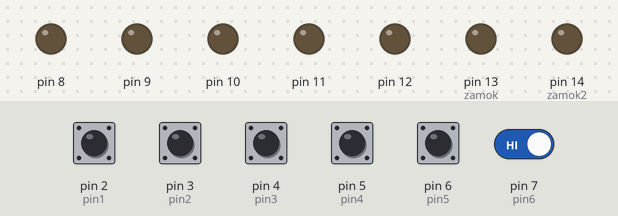
Bench run of a sketch on a simulated Arduino Uno, built with avr-gcc and run on an emulated ATmega328P. Parts: output pins drawn as LEDs (lit = HIGH). The test bench sets the inputs (shaded band); at power-on: pin 2 (pin1), pin 3 (pin2), pin 4 (pin3), pin 5 (pin4), pin 6 (pin5), pin 7 (pin6) HIGH. The audio player accepts every command and is not drawn.

Above: at 1.7 s.
1.8 s: pin 2 (pin1) pulled LOW for 0.15 s
At 3.0 s:
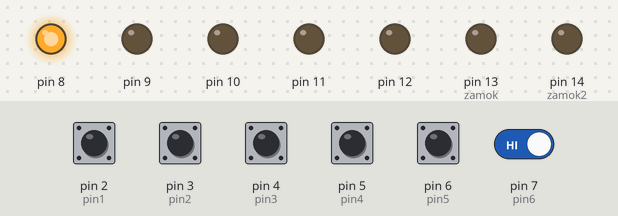
3.4 s: pin 3 (pin2) pulled LOW for 0.15 s
At 4.5 s:
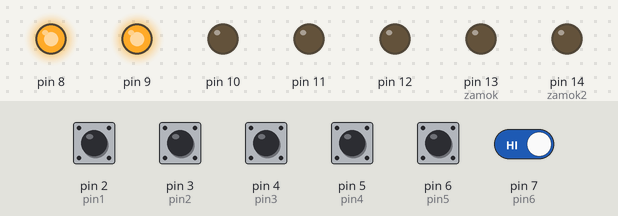
5.0 s: pin 4 (pin3) pulled LOW for 0.15 s
At 5.7 s:
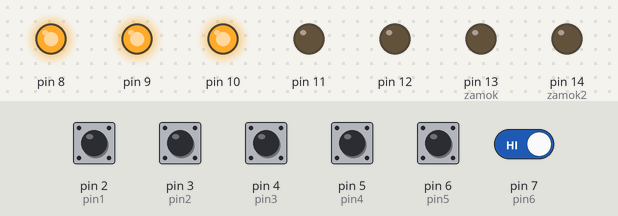
6.6 s: pin 5 (pin4) pulled LOW for 0.15 s
At 7.8 s:
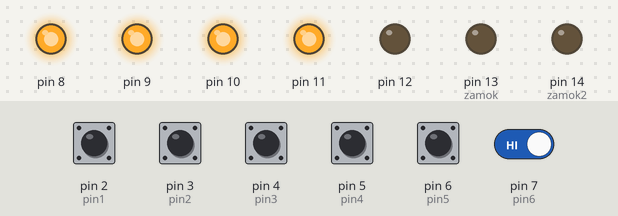
8.2 s: pin 6 (pin5) pulled LOW for 0.15 s
At 9.3 s:
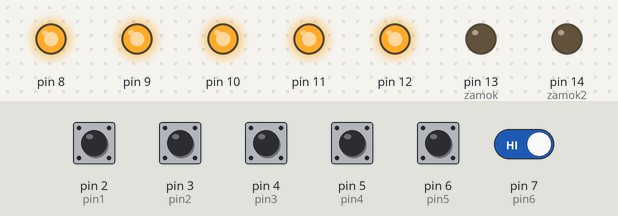
9.8 s: pin 7 (pin6) driven LOW
At 10.5 s:
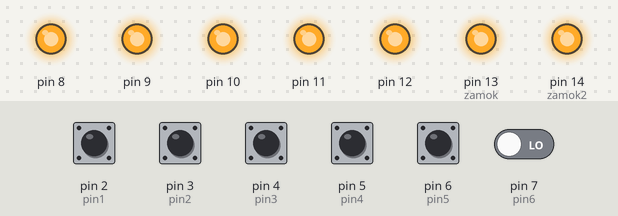
Timing chart, 0 to 21.3 s (numbered marks = the images above; inputs shaded):
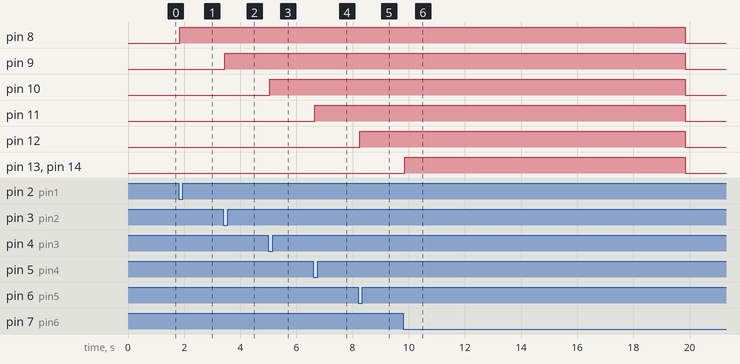

Measured:
- after the input at 1.8 s, pin 8: LOW → HIGH after 0.05 s
- after the input at 3.4 s, pin 9: LOW → HIGH after 0.05 s
- after the input at 5.0 s, pin 10: LOW → HIGH after 0.05 s
- after the input at 6.6 s, pin 11: LOW → HIGH after 0.05 s
- after the input at 8.2 s, pin 12: LOW → HIGH after 0.05 s
- after the input at 9.8 s, pin 8–12: HIGH → LOW after 10.1 s; pin 13 (zamok), pin 14 (zamok2): LOW → HIGH after 0.05 s, → LOW 10.0 s later

The sketch:

piano_UNO.ino
```cpp
#include <DFPlayer_Mini_Mp3.h>

#define DS 50

int zamok = 13;
int zamok2 = 14;
int pin1 = 2;
int pin2 = 3;
int pin3 = 4;
int pin4 = 5;
int pin5 = 6;
int pin6 = 7;


#define Password_Lenght 7

char Master[Password_Lenght] = "123456"; //caracter
char Data[Password_Lenght];
byte data_count = 0, master_count = 0;
bool Pass_is_good;

boolean kl1 = HIGH;
boolean kl2 = HIGH;
boolean kl3 = HIGH;
boolean kl4 = HIGH;
boolean kl5 = HIGH;
boolean kl6 = HIGH;

boolean lei_uno = true;


void setup() {
  Serial.begin (9600);
  mp3_set_serial (Serial);
  delay(500);
  mp3_set_volume (15);
  pinMode(pin1, INPUT);
  pinMode(pin2, INPUT);
  pinMode(pin3, INPUT);
  pinMode(pin4, INPUT);
  pinMode(pin5, INPUT);
  digitalWrite(pin1, HIGH);
  digitalWrite(pin2, HIGH);
  digitalWrite(pin3, HIGH);
  digitalWrite(pin4, HIGH);
  digitalWrite(pin5, HIGH);
  pinMode(8, OUTPUT);
  pinMode(9, OUTPUT);
  pinMode(10, OUTPUT);
  pinMode(11, OUTPUT);
  pinMode(12, OUTPUT);
  pinMode(zamok, OUTPUT);
  digitalWrite(zamok, LOW);
  pinMode(zamok2, OUTPUT);
  digitalWrite(zamok2, LOW);
  digitalWrite(8, LOW);
  digitalWrite(9, LOW);
  digitalWrite(10, LOW);
  digitalWrite(11, LOW);
  digitalWrite(12, LOW);
}

void loop() {

  if (digitalRead(pin1) != kl1) {
    delay(DS);
    kl1 = digitalRead(pin1);
    if (kl1 == HIGH) {
      //mp3_stop ();
    } else {
      if(data_count < Password_Lenght - 1 && lei_uno){
        Data[data_count] = '1'; // store char into data array
        //Serial.print(Data);
        data_count++;
        mp3_play (1);lei_uno = false;
      }
    }
  }

  if (digitalRead(pin2) != kl2) {
    delay(DS);
    kl2 = digitalRead(pin2);
    if (kl2 == HIGH) {
      //mp3_stop ();
    } else {
      if(data_count < Password_Lenght - 1 && lei_uno){
        Data[data_count] = '2'; // store char into data array
       // Serial.print(Data);
        data_count++;
        mp3_play (2);lei_uno = false;
      }
    }
  }

  if (digitalRead(pin3) != kl3) {
    delay(DS);
    kl3 = digitalRead(pin3);
    if (kl3 == HIGH) {
      //mp3_stop ();
    } else {
      if(data_count < Password_Lenght - 1 && lei_uno){
        Data[data_count] = '3'; // store char into data array
        //Serial.print(Data);
        data_count++;
        mp3_play (3);lei_uno = false;
      }
    }
  }

  if (digitalRead(pin4) != kl4) {
    delay(DS);
    kl4 = digitalRead(pin4);
    if (kl4 == HIGH) {
      //mp3_stop ();
    } else {
      if(data_count < Password_Lenght - 1 && lei_uno){
        Data[data_count] = '4'; // store char into data array
       // Serial.print(Data);
        data_count++;
        mp3_play (4);lei_uno = false;
      }
    }
  }

  if (digitalRead(pin5) != kl5) {
    delay(DS);
    kl5 = digitalRead(pin5);
    if (kl5 == HIGH) {
    //  mp3_stop ();
    } else {
      if(data_count < Password_Lenght - 1 && lei_uno){
        Data[data_count] = '5'; // store char into data array
        //Serial.print(Data);
        data_count++;
        mp3_play (5);lei_uno = false;
      }
    }
  }

  if (digitalRead(pin6) != kl6) {
    delay(DS);
    kl6 = digitalRead(pin6);
    if (kl6 == HIGH) {
  //    mp3_stop ();
    } else {
      if(data_count < Password_Lenght - 1 && lei_uno){
        Data[data_count] = '6'; // store char into data array
        //Serial.print(Data);
        data_count++;
        mp3_play (6);lei_uno = false;
      }
    }
  }

  if (data_count == 1 && Data[0] != '1') {
    clearData();
  }
  if (data_count == 2 && Data[1] != '2') {
    clearData();
  }
  if (data_count == 3 && Data[2] != '3') {
    clearData();
  }
  if (data_count == 4 && Data[3] != '4') {
    clearData();
  }
  if (data_count == 5 && Data[4] != '5') {
    clearData();
  }

  if (data_count == 1 && Data[0] == '1') {
    digitalWrite(8, HIGH);
  }
  if (data_count == 2 && Data[1] == '2') {
    digitalWrite(9, HIGH);
  }
  if (data_count == 3 && Data[2] == '3') {
    digitalWrite(10, HIGH);
  }
  if (data_count == 4 && Data[3] == '4') {
    digitalWrite(11, HIGH);
  }
  if (data_count == 5 && Data[4] == '5') {
    digitalWrite(12, HIGH);
  }


  if (data_count == Password_Lenght - 1) // if the array index is equal to the number of expected chars, compare data to master
  {

    if (!strcmp(Data, Master)) { // equal to (strcmp(Data, Master) == 0)

      digitalWrite(zamok, HIGH);
      digitalWrite(zamok2, HIGH);
      delay(10000);
      clearData();
      // mp3_stop();
      digitalWrite(zamok, LOW);
      digitalWrite(zamok2, LOW);
    } else {
      delay(3500);
      mp3_play (7);
      delay(21000);
    }
    delay(1000);// added 1 second delay to make sure the password is completely shown on screen before it gets cleared.

    clearData();

  }
  if(lei_uno == false){
    lei_uno = true;
//delay(1000);
//mp3_stop ();
}

}

void clearData()
{
  while (data_count != 0)
  {
    Data[data_count--] = 0;
  }
  digitalWrite(8, LOW);
  digitalWrite(9, LOW);
  digitalWrite(10, LOW);
  digitalWrite(11, LOW);
  digitalWrite(12, LOW);

  return;
}
```
